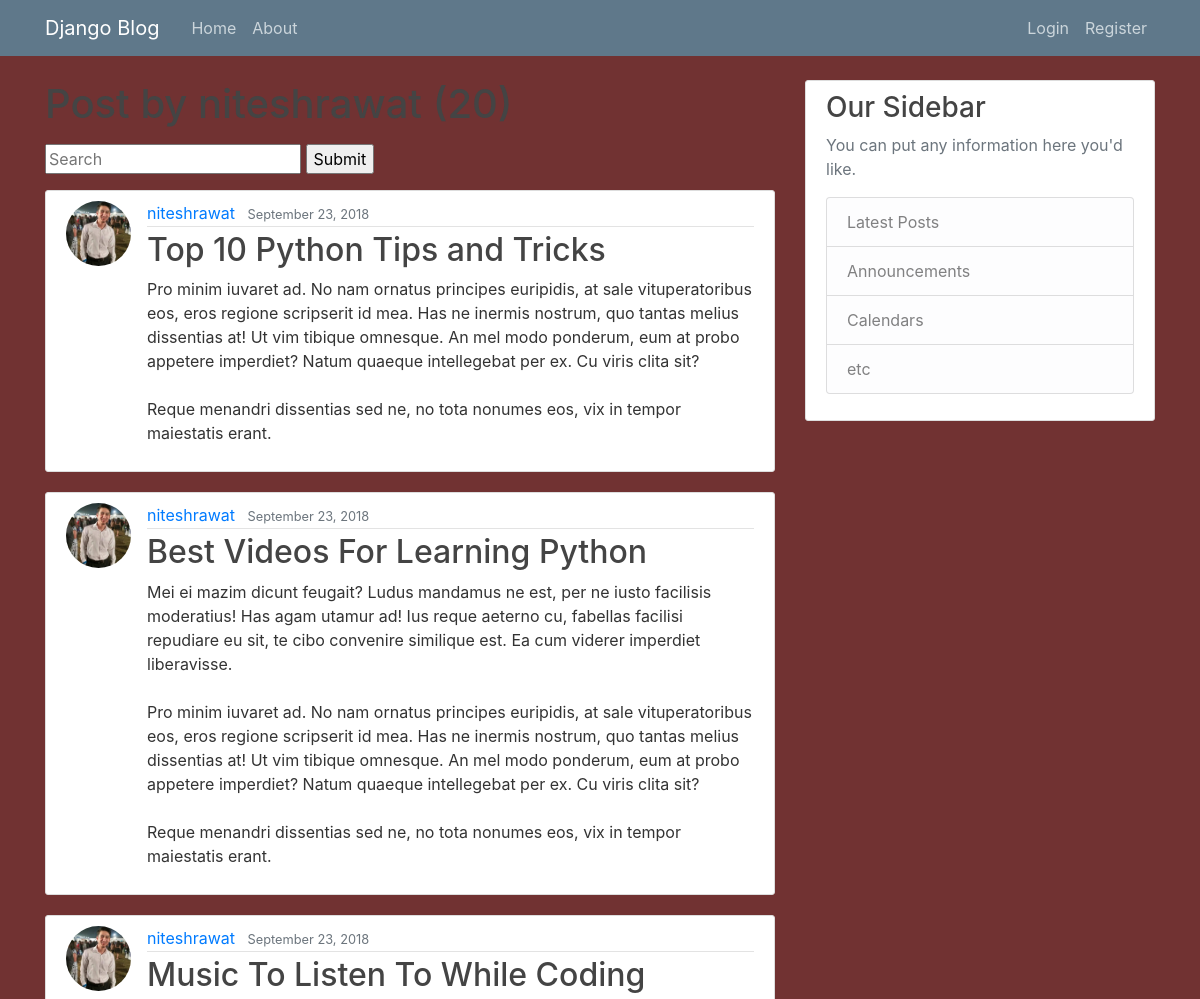
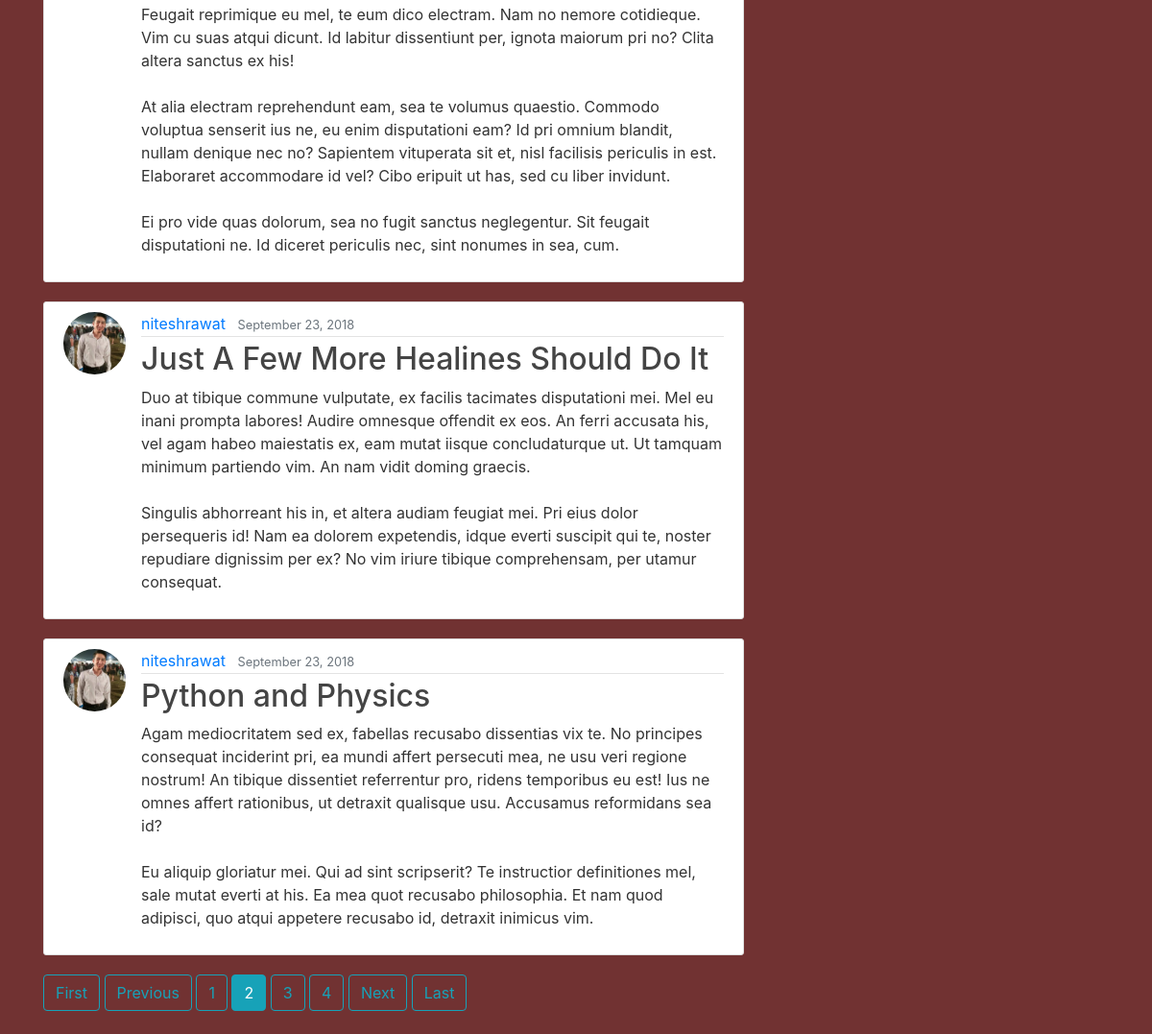
/user/niteshrawat?page=2, run on the app's committed database (2 pictures, top to bottom).
### blog/models.py (models this page shows, shortened)
class Post(models.Model):
    title = models.CharField(max_length=100)
    content = models.TextField()
    date_posted = models.DateTimeField(default=timezone.now)
    author = models.ForeignKey(User, related_name='posts', on_delete=models.CASCADE)
    class Meta:
        verbose_name = _('Post')
        verbose_name_plural = _('Posts')

### users/models.py (models this page shows, shortened)
class Profile(models.Model):
    user = models.OneToOneField(User, on_delete=models.CASCADE)
    image = models.ImageField(default='default.jpg', upload_to='profile_pics')

### blog/views.py (the view)
# urls.py: path('user/<str:username>', UserPostListView.as_view(), name='user-posts'),
class UserPostListView(ListView):
    model = Post
    template_name = 'blog/user_posts.html'  # <app>/<model>_<viewtype>.html
    context_object_name = 'posts'
    paginate_by = 5
    def get_queryset(self):
        query = self.request.GET.get('q')
        user = get_object_or_404(User, username=self.kwargs.get('username'))
        if query:
            query_set = self.model.objects.filter(Q(author=user),
                                                  Q(title__icontains=query)| Q(content__icontains=query))
            return query_set
        else:
            return self.model.objects.filter(author=user).order_by('-date_posted')

### blog/templates/blog/user_posts.html
{% extends "blog/base.html" %}
{% block content %}
<h1 class="mb-3">Post by {{ view.kwargs.username }} ({{ page_obj.paginator.count }})</h1>
<form method="GET" action="">
    <input type="text" name="q" placeholder="Search">
    <input type="submit" name="Search">
</form>
{% for post in posts %}
<article class="media content-section">
    <img class="rounded-circle article-img" src="{{ post.author.profile.image.url }}">
    <div class="media-body">
        <div class="article-metadata">
            <a class="mr-2" href="{% url 'user-posts' post.author.username %}">{{ post.author }}</a>
            <small class="text-muted">{{ post.date_posted|date:"F d, Y" }}</small>
        </div>
        <h2><a class="article-title" href="{% url 'post-detail' post.id %}">{{ post.title }}</a></h2>
        <p class="article-content">{{ post.content }}</p>
    </div>
</article>
{% endfor %}
{% if is_paginated %}
{% if page_obj.has_previous %}
<a class="btn btn-outline-info mb-4" href="?page=1">First</a>
<a class="btn btn-outline-info mb-4" href="?page={{ page_obj.previous_page_number }}">Previous</a>
{% endif %}
{% for num in page_obj.paginator.page_range %}
{% if page_obj.number == num %}
<a class="btn btn-info mb-4" href="?page={{ num }}">{{ num }}</a>
{% elif num > page_obj.number|add:'-3' and num < page_obj.number|add:'3' %}
<a class="btn btn-outline-info mb-4" href="?page={{ num }}">{{ num }}</a>
{% endif %}
{% endfor %}
{% if page_obj.has_next %}
<a class="btn btn-outline-info mb-4" href="?page={{ page_obj.next_page_number }}">Next</a>
<a class="btn btn-outline-info mb-4" href="?page={{ page_obj.paginator.num_pages }}">Last</a>
{% endif %}
{% endif %}
{% endblock content %}

### blog/static/blog/main.css (style rules this page uses)
body { background: #713232; color: #333333; margin-top: 5rem; }
h1, h2, h3, h4, h5, h6 { color: #444444; }
.content-section { background: #ffffff; padding: 10px 20px; border: 1px solid #dddddd; border-radius: 3px; margin-bottom: 20px; }
.article-title { color: #444444; }
.article-content { white-space: pre-line; }
.article-img { height: 65px; width: 65px; margin-right: 16px; }
.article-metadata { padding-bottom: 1px; margin-bottom: 4px; border-bottom: 1px solid #e3e3e3 }

### data on the page
Post: author.profile.image (picture), author "niteshrawat", date_posted "September 23, 2018", title "Top 10 Python Tips and Tricks", content "Pro minim iuvaret ad. No nam ornatus principes euripidis, at sale vituperatoribus eos, eros regione scripserit id mea. Has ne inermis nostrum, quo tantas melius dissentias at! Ut vim tibique omnesque. An mel modo ponderum, eum at probo appetere imperdiet? Natum quaeque intellegebat per ex. Cu viris clita sit? Reque menandri dissentias sed ne, no tota nonumes eos, vix in tempor maiestatis erant."
Post: author.profile.image (picture), author "niteshrawat", date_posted "September 23, 2018", title "Best Videos For Learning Python", content "Mei ei mazim dicunt feugait? Ludus mandamus ne est, per ne iusto facilisis moderatius! Has agam utamur ad! Ius reque aeterno cu, fabellas facilisi repudiare eu sit, te cibo convenire similique est. Ea cum viderer imperdiet liberavisse. Pro minim iuvaret ad. No nam ornatus principes euripidis, at sale vituperatoribus eos, eros regione scripserit id mea. Has ne inermis nostrum, quo tantas melius dissentias at! Ut vim tibique omnesque. An mel modo ponderum, eum at probo appetere imperdiet? Natum quaeque intellegebat per ex. Cu viris clita sit? Reque menandri dissentias sed ne, no tota nonumes eos, vix in tempor maiestatis erant."
Post: author.profile.image (picture), author "niteshrawat", date_posted "September 23, 2018", title "Music To Listen To While Coding", content "Feugait reprimique eu mel, te eum dico electram. Nam no nemore cotidieque. Vim cu suas atqui dicunt. Id labitur dissentiunt per, ignota maiorum pri no? Clita altera sanctus ex his! At alia electram reprehendunt eam, sea te volumus quaestio. Commodo voluptua senserit ius ne, eu enim disputationi eam? Id pri omnium blandit, nullam denique nec no? Sapientem vituperata sit et, nisl facilisis periculis in est. Elaboraret accommodare id vel? Cibo eripuit ut has, sed cu liber invidunt. Ei pro vide quas dolorum, sea no fugit sanctus neglegentur. Sit feugait disputationi ne. Id diceret periculis nec, sint nonumes in sea, cum."
Post: author.profile.image (picture), author "niteshrawat", date_posted "September 23, 2018", title "Just A Few More Healines Should Do It", content "Duo at tibique commune vulputate, ex facilis tacimates disputationi mei. Mel eu inani prompta labores! Audire omnesque offendit ex eos. An ferri accusata his, vel agam habeo maiestatis ex, eam mutat iisque concludaturque ut. Ut tamquam minimum partiendo vim. An nam vidit doming graecis. Singulis abhorreant his in, et altera audiam feugiat mei. Pri eius dolor persequeris id! Nam ea dolorem expetendis, idque everti suscipit qui te, noster repudiare dignissim per ex? No vim iriure tibique comprehensam, per utamur consequat."
Post: author.profile.image (picture), author "niteshrawat", date_posted "September 23, 2018", title "Python and Physics", content "Agam mediocritatem sed ex, fabellas recusabo dissentias vix te. No principes consequat inciderint pri, ea mundi affert persecuti mea, ne usu veri regione nostrum! An tibique dissentiet referrentur pro, ridens temporibus eu est! Ius ne omnes affert rationibus, ut detraxit qualisque usu. Accusamus reformidans sea id? Eu aliquip gloriatur mei. Qui ad sint scripserit? Te instructior definitiones mel, sale mutat everti at his. Ea mea quot recusabo philosophia. Et nam quod adipisci, quo atqui appetere recusabo id, detraxit inimicus vim."

### other printed values
{{ num }} "1" "3" "4"
{{ num }} "2"
